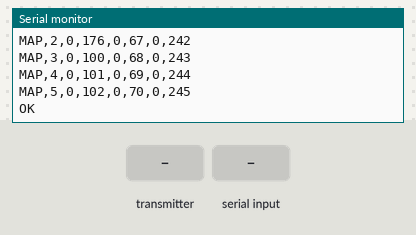
Bench run of a sketch on a simulated ESP32-S3. Shown: the last lines printed to the serial monitor. The test bench sets the inputs (shaded band). EEPROM starts erased; USB keyboard and mouse output is not drawn.

Above: at 1.2 s.
1.3 s: the transmitter starts sending finger = 0
At 1.61 s:
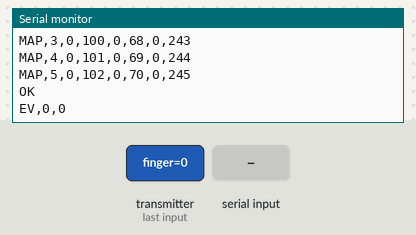
3.3 s: "GET,1\n" received over Serial
4.8 s: the transmitter starts sending finger = 255
At 5.11 s:
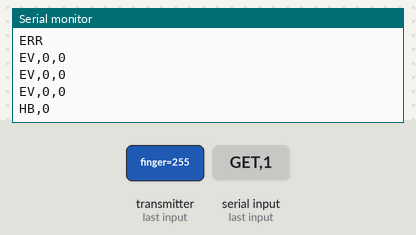
Timing chart, 0 to 7.8 s (numbered marks = the images above; inputs shaded):
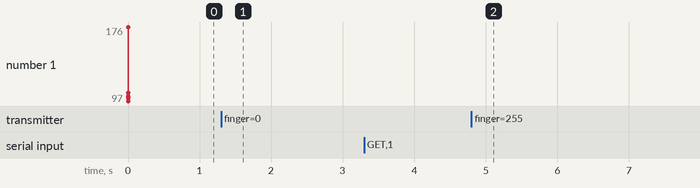

Measured:
- after the input at 1.3 s, the serial monitor: prints a new line at once (image 1)
- after the input at 4.8 s, the serial monitor: prints a new line at once (image 2)

The sketch:

dongle_hid_v4.ino
```cpp
// ============================================================
// SENTIENT GLOVE - DONGLE v4  (USB receiver side)
// Board: ESP32-S3. Tools -> USB Mode: "USB-OTG (TinyUSB)",
//                  USB CDC On Boot: Enabled
//
// Each gesture slot is a BINDING: modifier set + key.
//   mods bitmask: bit0 Ctrl, bit1 Shift, bit2 Alt, bit3 Win/GUI
//   code: HID keycode (ASCII for printable, KEY_* for specials, 0 = none)
// Long press = binding held down until the finger releases (true PTT).
// Modifiers are reference-counted so a tap on one finger never
// releases a modifier another finger is still holding.
//
// Serial protocol (115200, newline-terminated):
//   PC -> dongle:  GET
//                  SET,f,slot,mods,code      slot t/d/l
//   dongle -> PC:  READY
//                  MAP,f,tm,tk,dm,dk,lm,lk   per finger: mods,key for tap/double/long
//                  EV,f,code                 1 tap 2 dtap 3 long-start 4 long-end 5 setup
//                  HB,rssi
//                  SETUP,f
//                  OK / ERR
// ============================================================
#include <WiFi.h>
#include <esp_now.h>
#include <esp_wifi.h>
#include "USB.h"
#include "USBHIDKeyboard.h"
#include <Preferences.h>

USBHIDKeyboard Keyboard;
Preferences prefs;

const uint8_t MAX_F = 6;
enum EvCode : uint8_t { EV_TAP = 1, EV_DTAP, EV_LONG_START, EV_LONG_END, EV_SETUP };
const uint8_t HB_FINGER = 0xFF;
struct TapEvent { uint8_t finger; uint8_t event; };

enum { MOD_CTRL = 1, MOD_SHIFT = 2, MOD_ALT = 4, MOD_GUI = 8 };
const uint8_t modKey[4] = {KEY_LEFT_CTRL, KEY_LEFT_SHIFT, KEY_LEFT_ALT, KEY_LEFT_GUI};
uint8_t modCount[4] = {0, 0, 0, 0};

struct KeyBind { uint8_t mods; uint8_t code; };
KeyBind bind[MAX_F][3];                       // [finger][0 tap, 1 dtap, 2 long]

const KeyBind defBind[MAX_F][3] = {
  {{0, 'a'},                {0, 'A'}, {MOD_CTRL | MOD_ALT, 'r'}},   // F1: long = Ctrl+Alt+R (PTT)
  {{MOD_CTRL | MOD_ALT, 'j'}, {0, 'B'}, {0, KEY_F14}},              // F2: tap = Ctrl+Alt+J
  {{0, KEY_RETURN},         {0, 'C'}, {0, KEY_F15}},                // F3: tap = Enter
  {{0, 'd'},                {0, 'D'}, {0, KEY_F16}},
  {{0, 'e'},                {0, 'E'}, {0, KEY_F17}},
  {{0, 'f'},                {0, 'F'}, {0, KEY_F18}},
};
const char slotChar[3] = {'t', 'd', 'l'};

// ---------- modifier reference counting ----------
void modsDown(uint8_t m) {
  for (int i = 0; i < 4; i++)
    if (m & (1 << i)) { if (modCount[i]++ == 0) Keyboard.press(modKey[i]); }
}
void modsUp(uint8_t m) {
  for (int i = 0; i < 4; i++)
    if (m & (1 << i)) { if (modCount[i] > 0 && --modCount[i] == 0) Keyboard.release(modKey[i]); }
}

void tapBind(const KeyBind& b) {
  if (!b.code && !b.mods) return;
  modsDown(b.mods);
  if (b.code) { Keyboard.press(b.code); delay(8); Keyboard.release(b.code); }
  else        { delay(8); }                   // modifier-only tap
  modsUp(b.mods);
}
void holdBind(const KeyBind& b) {
  modsDown(b.mods);
  if (b.code) Keyboard.press(b.code);
}
void releaseBind(const KeyBind& b) {
  if (b.code) Keyboard.release(b.code);
  modsUp(b.mods);
}

// ---------- radio queue ----------
volatile uint8_t qF[32], qE[32];
volatile int8_t  qR[32];
volatile uint8_t qHead = 0, qTail = 0;

void onRecv(const esp_now_recv_info_t* info, const uint8_t* data, int len) {
  if (len != sizeof(TapEvent)) return;
  TapEvent e;
  memcpy(&e, data, len);
  int8_t rssi = (info && info->rx_ctrl) ? info->rx_ctrl->rssi : 0;
  uint8_t next = (qHead + 1) & 31;
  if (next != qTail) { qF[qHead] = e.finger; qE[qHead] = e.event; qR[qHead] = rssi; qHead = next; }
}

// ---------- persistence ----------
void prefKey(char* k, uint8_t f, uint8_t slot) { k[0] = "TDL"[slot]; k[1] = '0' + f; k[2] = 0; }

void saveBind(uint8_t f, uint8_t slot, KeyBind b) {
  char k[3]; prefKey(k, f, slot);
  prefs.putUShort(k, ((uint16_t)b.mods << 8) | b.code);
  bind[f][slot] = b;
}
void loadBinds() {
  for (uint8_t f = 0; f < MAX_F; f++)
    for (uint8_t s = 0; s < 3; s++) {
      char k[3]; prefKey(k, f, s);
      uint16_t d = ((uint16_t)defBind[f][s].mods << 8) | defBind[f][s].code;
      uint16_t v = prefs.getUShort(k, d);
      bind[f][s] = { (uint8_t)(v >> 8), (uint8_t)(v & 0xFF) };
    }
}

void printMap() {
  for (uint8_t f = 0; f < MAX_F; f++)
    Serial.printf("MAP,%u,%u,%u,%u,%u,%u,%u\n", f,
                  bind[f][0].mods, bind[f][0].code,
                  bind[f][1].mods, bind[f][1].code,
                  bind[f][2].mods, bind[f][2].code);
  Serial.println("OK");
}

// ---------- serial commands ----------
void handleLine(String s) {
  s.trim();
  if (s.length() == 0) return;
  if (s == "GET") { printMap(); return; }
  if (s.startsWith("SET,")) {
    // SET,f,slot,mods,code
    int tok[4]; String rest = s.substring(4); int n = 0; char slot = 0;
    while (n < 4 && rest.length()) {
      int c = rest.indexOf(','); String part = (c < 0) ? rest : rest.substring(0, c);
      if (n == 1) slot = part.charAt(0); else tok[n] = part.toInt();
      rest = (c < 0) ? "" : rest.substring(c + 1); n++;
    }
    int f = tok[0], mods = tok[2], code = tok[3];
    int si = (slot == 't') ? 0 : (slot == 'd') ? 1 : (slot == 'l') ? 2 : -1;
    if (n == 4 && f >= 0 && f < MAX_F && si >= 0 && mods >= 0 && mods <= 15 && code >= 0 && code <= 255) {
      saveBind((uint8_t)f, (uint8_t)si, { (uint8_t)mods, (uint8_t)code });
      Serial.println("OK");
      return;
    }
  }
  Serial.println("ERR");
}

void setup() {
  Serial.begin(115200);
  Keyboard.begin();
  USB.begin();

  WiFi.mode(WIFI_STA);
  esp_wifi_set_channel(6, WIFI_SECOND_CHAN_NONE);
  esp_wifi_set_protocol(WIFI_IF_STA, WIFI_PROTOCOL_LR);
  esp_now_init();
  esp_now_register_recv_cb(onRecv);

  prefs.begin("keymap4");
  loadBinds();
  Serial.println("READY");
  printMap();
}

String rxLine;

void loop() {
  while (Serial.available()) {
    char ch = (char)Serial.read();
    if (ch == '\n' || ch == '\r') { if (rxLine.length()) { handleLine(rxLine); rxLine = ""; } }
    else if (rxLine.length() < 64) rxLine += ch;
  }

  while (qTail != qHead) {
    uint8_t f = qF[qTail], ev = qE[qTail]; int8_t r = qR[qTail];
    qTail = (qTail + 1) & 31;

    if (f == HB_FINGER) { Serial.printf("HB,%d\n", r); continue; }
    if (f >= MAX_F) continue;

    Serial.printf("EV,%u,%u\n", f, ev);
    switch (ev) {
      case EV_TAP:        tapBind(bind[f][0]);     break;
      case EV_DTAP:       tapBind(bind[f][1]);     break;
      case EV_LONG_START: holdBind(bind[f][2]);    break;   // down while finger held
      case EV_LONG_END:   releaseBind(bind[f][2]); break;   // up when finger lifts
      case EV_SETUP:      Serial.printf("SETUP,%u\n", f); break;
    }
  }
}
```
